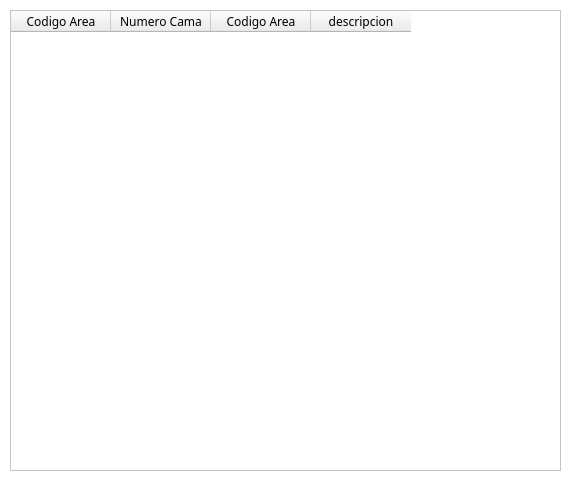
<?xml version="1.0" encoding="UTF-8"?>
<ui version="4.0">
 <class>widgetListarCamas</class>
 <widget class="QWidget" name="widgetListarCamas">
  <property name="geometry">
   <rect>
    <x>0</x>
    <y>0</y>
    <width>571</width>
    <height>481</height>
   </rect>
  </property>
  <property name="palette">
   <palette>
    <active>
     <colorrole role="Base">
      <brush brushstyle="SolidPattern">
       <color alpha="255">
        <red>255</red>
        <green>255</green>
        <blue>255</blue>
       </color>
      </brush>
     </colorrole>
     <colorrole role="Window">
      <brush brushstyle="SolidPattern">
       <color alpha="255">
        <red>255</red>
        <green>255</green>
        <blue>255</blue>
       </color>
      </brush>
     </colorrole>
    </active>
    <inactive>
     <colorrole role="Base">
      <brush brushstyle="SolidPattern">
       <color alpha="255">
        <red>255</red>
        <green>255</green>
        <blue>255</blue>
       </color>
      </brush>
     </colorrole>
     <colorrole role="Window">
      <brush brushstyle="SolidPattern">
       <color alpha="255">
        <red>255</red>
        <green>255</green>
        <blue>255</blue>
       </color>
      </brush>
     </colorrole>
    </inactive>
    <disabled>
     <colorrole role="Base">
      <brush brushstyle="SolidPattern">
       <color alpha="255">
        <red>255</red>
        <green>255</green>
        <blue>255</blue>
       </color>
      </brush>
     </colorrole>
     <colorrole role="Window">
      <brush brushstyle="SolidPattern">
       <color alpha="255">
        <red>255</red>
        <green>255</green>
        <blue>255</blue>
       </color>
      </brush>
     </colorrole>
    </disabled>
   </palette>
  </property>
  <property name="windowTitle">
   <string>Listar Camas</string>
  </property>
  <property name="autoFillBackground">
   <bool>true</bool>
  </property>
  <widget class="QTableWidget" name="tableWidgetListarCamas">
   <property name="geometry">
    <rect>
     <x>10</x>
     <y>10</y>
     <width>551</width>
     <height>461</height>
    </rect>
   </property>
   <column>
    <property name="text">
     <string>Codigo Area</string>
    </property>
    <property name="font">
     <font>
      <family>Ubuntu Condensed</family>
     </font>
    </property>
   </column>
   <column>
    <property name="text">
     <string>Numero Cama</string>
    </property>
    <property name="font">
     <font>
      <family>Ubuntu Condensed</family>
     </font>
    </property>
   </column>
   <column>
    <property name="text">
     <string>Codigo Area</string>
    </property>
    <property name="font">
     <font>
      <family>Ubuntu Condensed</family>
     </font>
    </property>
   </column>
   <column>
    <property name="text">
     <string>descripcion</string>
    </property>
    <property name="font">
     <font>
      <family>Ubuntu Condensed</family>
     </font>
    </property>
   </column>
  </widget>
 </widget>
 <resources/>
 <connections/>
</ui>
